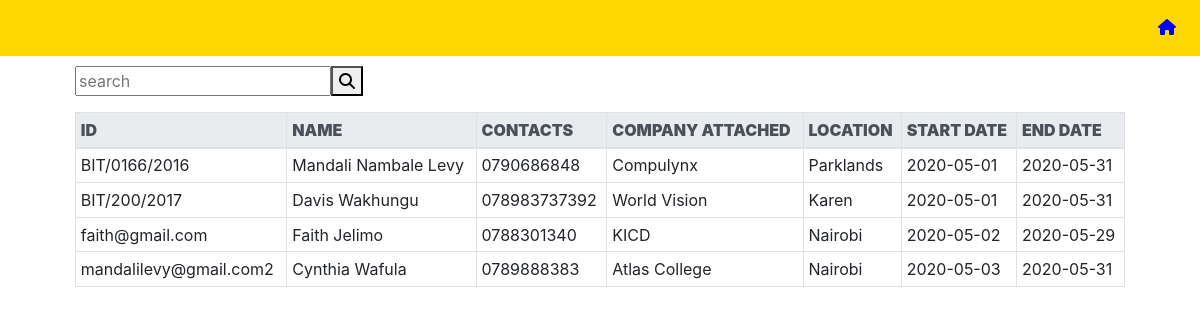
The page /atach.php on the database its author committed.
### tables this page shows
CREATE TABLE `ar` (
  `id` varchar(200) NOT NULL,
  `name` varchar(200) NOT NULL,
  `cont` varchar(200) NOT NULL,
  `comp` varchar(200) NOT NULL,
  `loc` varchar(200) NOT NULL,
  `sdate` varchar(200) NOT NULL,
  `edate` varchar(200) NOT NULL
);

### atach.php (the view, shortened to what this page needs)
<?php
if (isset($_POST['search'])) {
$valuetosearch=$_POST['value_to_search'];
$sql="SELECT * FROM `ar` WHERE CONCAT(`id`, `name`, `cont`, `comp`, `loc`) LIKE '%".$valuetosearch."%'";
$search_result= filtertable($sql);
}
else{
$sql="SELECT * FROM `ar`";
$search_result=filtertable($sql);
}
function filtertable($sql)
{
  $con=mysqli_connect("127.0.0.1","root","","supervise");
  $filter_result=mysqli_query($con,$sql);
  return $filter_result;
}
 ?>
<!DOCTYPE html>
<html lang="en">
<head>
  <link rel="stylesheet" href="path/to/font-awesome/css/font-awesome.min.css">
  <link rel="stylesheet" href="https://cdnjs.cloudflare.com/ajax/libs/font-awesome/4.7.0/css/font-awesome.min.css">
<link rel="stylesheet" href="path/to/font-awesome/css/font-awesome.min.css">
 <link rel="stylesheet" href="bootstrap.css">
 <link rel="stylesheet" href="bootstrap.min.css">
 <link rel="stylesheet" href="bootstrap-reboot.min.css">
 <link rel="stylesheet" href="bootstrap-reboot.css">
</head>
<body>
	<div>
 <nav class="navbar navbar-expand-lg navbar-light" style="background-color: gold">
  <div class="collapse navbar-collapse" id="navbarTogglerDemo03">
<ul  class="navbar-nav  mt-lg-0 ml-auto">
 <li class="nav-item">
        <a style="color: blue; font-family:Verdana; cursor: pointer; font-weight: bolder;" href="report.php" class="nav-link"><i class="fa fa-home" aria-hidden="true"></i></a>
      </li>
</ul>
 </div>
  </div>
<div class="container" style="padding-top: 10px">
<div class="container ">
  <div class="container">
<div class="table-responsive">
  <table class="table  table-bordered table-responsive-sm table-sm">
    <form action="atach.php" method="post">
                                    <input type="text" class="form-group" name="value_to_search" placeholder="search" required="">
                                     <button class="form-group" name="search"><i class="fa fa-search" aria-hidden="true"></i></button>
</form>
<thead class="thead-light">
<tr>
<th scope="col"><strong>ID</strong></th>
<th scope="col"><strong>NAME</strong></th>
<th scope="col"><strong>CONTACTS</strong></th>
<th scope="col"><strong>COMPANY ATTACHED</strong></th>
<th scope="col"><strong>LOCATION</strong></th>
<th scope="col"><strong>START DATE</strong></th>
<th scope="col"><strong>END DATE</strong></th>
</tr>
</thead>
<tbody>
<?php
while($row = mysqli_fetch_array($search_result)) { ?>
<tr><td><?php echo $row["id"]; ?></td>
<td ><?php echo $row["name"]; ?></td>
<td ><?php echo $row["cont"]; ?></td>
<td ><?php echo $row["comp"]; ?></td>
<td ><?php echo $row["loc"]; ?></td>
<td ><?php echo $row["sdate"]; ?></td>
<td ><?php echo $row["edate"]; ?></td>
</tr>
<?php } ?>
</tbody>
</table>
</div>
</div>
</div>
</div>
</body>
</html>

### rows shown on the page
ar: id "BIT/0166/2016", name "Mandali Nambale Levy", cont "0790686848", comp "Compulynx", loc "Parklands", sdate "2020-05-01", edate "2020-05-31"
ar: id "BIT/200/2017", name "Davis Wakhungu", cont "078983737392", comp "World Vision", loc "Karen", sdate "2020-05-01", edate "2020-05-31"
ar: id "faith@gmail.com", name "Faith Jelimo", cont "0788301340", comp "KICD", loc "Nairobi", sdate "2020-05-02", edate "2020-05-29"
ar: id "mandalilevy@gmail.com2", name "Cynthia Wafula", cont "0789888383", comp "Atlas College", loc "Nairobi", sdate "2020-05-03", edate "2020-05-31"
